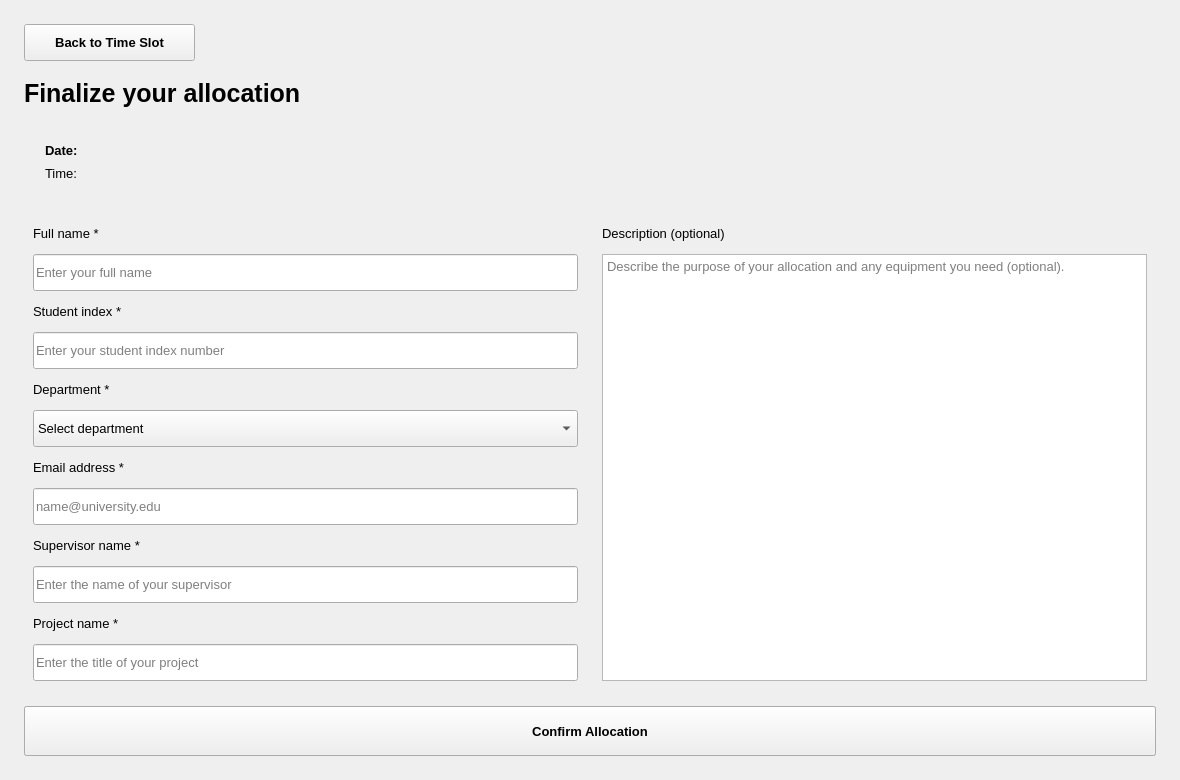
<?xml version="1.0" encoding="UTF-8"?>
<ui version="4.0">
 <class>page3Widget</class>
 <widget class="QWidget" name="page3Widget">
  <property name="geometry">
   <rect>
    <x>0</x>
    <y>0</y>
    <width>1180</width>
    <height>780</height>
   </rect>
  </property>
  <property name="font">
   <font>
    <family>Segoe UI</family>
    <pointsize>10</pointsize>
    <bold>false</bold>
   </font>
  </property>
  <property name="styleSheet">
   <string notr="true">QWidget { color:#17243B;   }QMainWindow, QStackedWidget, QWidget#page0Widget, QWidget#page1Widget, QWidget#page2Widget, QWidget#page3Widget, QWidget#page4Widget { background:#F4F7FB; }QScrollArea { border:none; background:transparent; } QScrollArea &gt; QWidget &gt; QWidget { background:#F4F7FB; }QScrollArea#cardsScrollArea &gt; QWidget, QWidget#cardsScrollContents { background:transparent; }QLabel { background:transparent; }QLabel#welcomeTitle { color:#52647D;   }QLabel#syncLabTitle {   }QLabel#syncLabSubtitle {   }QLabel#welcomeDesc, QLabel#selectedDescLabel2, QLabel#adminWsDescLbl { color:#52647D;  }QLabel#selectTitleLabel, QLabel#selectedNameLabel2, QLabel#confirmTitleLbl, QLabel#adminWsTitleLbl {   }QLineEdit, QTextEdit, QComboBox { background:#FFFFFF; border:1px solid #D4DEEB; border-radius:7px; padding:8px; selection-background-color:#2563EB; selection-color:white; }QLineEdit:focus, QTextEdit:focus, QComboBox:focus { border:1px solid #2563EB; }QComboBox QAbstractItemView { background:#FFFFFF; color:#17243B; selection-background-color:#2563EB; selection-color:white; }QPushButton { background:#FFFFFF; color:#17243B; border:1px solid #D4DEEB; border-radius:8px; padding:9px 14px;  }QPushButton:hover, QPushButton:focus { background:#EAF2FF; border-color:#2563EB; }QPushButton:pressed { border:2px solid #2563EB; }QPushButton#allocateNowBtn, QPushButton#nextBtn, QPushButton#nextTo3Btn, QPushButton#submitBtn, QPushButton#updateBtn { background:#2563EB; color:white; border:1px solid #2563EB; }QPushButton#allocateNowBtn:hover, QPushButton#nextBtn:hover, QPushButton#nextTo3Btn:hover, QPushButton#submitBtn:hover, QPushButton#updateBtn:hover { background:#1D4ED8; }QPushButton#deleteBtn, QPushButton#adminDelBtn { color:#BE123C; }QPushButton[timeSlot=true] { padding:10px 8px; }QPushButton:checked { background:#2563EB; color:white; border-color:#2563EB; }QPushButton:disabled { background:#F4F7FB; color:#52647D; border:1px solid #D4DEEB; }QPushButton#allocateNowBtn:disabled, QPushButton#nextBtn:disabled, QPushButton#nextTo3Btn:disabled, QPushButton#submitBtn:disabled, QPushButton#updateBtn:disabled, QPushButton#deleteBtn:disabled, QPushButton#adminDelBtn:disabled { background:#F4F7FB; color:#52647D; border:1px solid #D4DEEB; }QFrame#summaryBox { background:#EAF2FF; border:1px solid #D4DEEB; border-radius:10px; }QLabel#summaryDateLbl { color:#2563EB;  }QTableWidget { background:#FFFFFF; alternate-background-color:#F4F7FB; border:1px solid #D4DEEB; gridline-color:#D4DEEB; selection-background-color:#EAF2FF; selection-color:#17243B; }QHeaderView::section { font-weight:600; background:#EAF2FF; color:#17243B; border:none; padding:10px;  }QTableWidget QLineEdit, QTableWidget QComboBox { padding:4px; border-radius:4px; }QCalendarWidget { background:#FFFFFF; border:1px solid #D4DEEB; border-radius:8px; }QCalendarWidget QWidget#qt_calendar_navigationbar { background:#2563EB; }QCalendarWidget QToolButton { font-weight:600; color:white; background:transparent; padding:6px;  }QCalendarWidget QMenu, QCalendarWidget QSpinBox { background:#FFFFFF; color:#17243B; }QCalendarWidget QAbstractItemView { background:#FFFFFF; color:#17243B; selection-background-color:#2563EB; selection-color:white; outline:0; }QToolTip { background:#FFFFFF; color:#17243B; border:1px solid #D4DEEB; padding:6px; }</string>
  </property>
  <widget class="QPushButton" name="backTo2Btn">
   <property name="geometry">
    <rect>
     <x>24</x>
     <y>24</y>
     <width>171</width>
     <height>37</height>
    </rect>
   </property>
   <property name="font">
    <font>
     <family>Segoe UI</family>
     <pointsize>10</pointsize>
     <bold>true</bold>
    </font>
   </property>
   <property name="cursor">
    <cursorShape>PointingHandCursor</cursorShape>
   </property>
   <property name="text">
    <string>Back to Time Slot</string>
   </property>
  </widget>
  <widget class="QLabel" name="confirmTitleLbl">
   <property name="geometry">
    <rect>
     <x>24</x>
     <y>77</y>
     <width>1132</width>
     <height>33</height>
    </rect>
   </property>
   <property name="font">
    <font>
     <family>Segoe UI</family>
     <pointsize>19</pointsize>
     <bold>true</bold>
    </font>
   </property>
   <property name="text">
    <string>Finalize your allocation</string>
   </property>
   <property name="textFormat">
    <enum>Qt::TextFormat::PlainText</enum>
   </property>
  </widget>
  <widget class="QFrame" name="summaryBox">
   <property name="geometry">
    <rect>
     <x>24</x>
     <y>126</y>
     <width>1132</width>
     <height>72</height>
    </rect>
   </property>
   <property name="font">
    <font>
     <family>Segoe UI</family>
     <pointsize>10</pointsize>
     <bold>false</bold>
    </font>
   </property>
   <widget class="QLabel" name="summaryDateLbl">
    <property name="geometry">
     <rect>
      <x>21</x>
      <y>16</y>
      <width>1090</width>
      <height>17</height>
     </rect>
    </property>
    <property name="font">
     <font>
      <family>Segoe UI</family>
      <pointsize>10</pointsize>
      <bold>true</bold>
     </font>
    </property>
    <property name="text">
     <string>Date: </string>
    </property>
    <property name="textFormat">
     <enum>Qt::TextFormat::PlainText</enum>
    </property>
    <property name="wordWrap">
     <bool>true</bool>
    </property>
   </widget>
   <widget class="QLabel" name="summaryTimeLbl">
    <property name="geometry">
     <rect>
      <x>21</x>
      <y>39</y>
      <width>1090</width>
      <height>17</height>
     </rect>
    </property>
    <property name="font">
     <font>
      <family>Segoe UI</family>
      <pointsize>10</pointsize>
      <bold>false</bold>
     </font>
    </property>
    <property name="text">
     <string>Time: </string>
    </property>
    <property name="textFormat">
     <enum>Qt::TextFormat::PlainText</enum>
    </property>
    <property name="wordWrap">
     <bool>true</bool>
    </property>
   </widget>
  </widget>
  <widget class="QScrollArea" name="formScrollArea">
   <property name="geometry">
    <rect>
     <x>24</x>
     <y>214</y>
     <width>1132</width>
     <height>476</height>
    </rect>
   </property>
   <property name="font">
    <font>
     <family>Segoe UI</family>
     <pointsize>10</pointsize>
     <bold>false</bold>
    </font>
   </property>
   <property name="frameShape">
    <enum>QFrame::Shape::NoFrame</enum>
   </property>
   <property name="widgetResizable">
    <bool>false</bool>
   </property>
   <widget class="QWidget" name="formScrollContents">
    <property name="geometry">
     <rect>
      <x>0</x>
      <y>0</y>
      <width>1132</width>
      <height>476</height>
     </rect>
    </property>
    <property name="minimumSize">
     <size>
      <width>1132</width>
      <height>476</height>
     </size>
    </property>
    <property name="font">
     <font>
      <family>Segoe UI</family>
      <pointsize>10</pointsize>
      <bold>false</bold>
     </font>
    </property>
    <widget class="QLabel" name="label">
     <property name="geometry">
      <rect>
       <x>9</x>
       <y>9</y>
       <width>545</width>
       <height>21</height>
      </rect>
     </property>
     <property name="font">
      <font>
       <family>Segoe UI</family>
       <pointsize>10</pointsize>
       <bold>false</bold>
      </font>
     </property>
     <property name="text">
      <string>Full name *</string>
     </property>
     <property name="textFormat">
      <enum>Qt::TextFormat::PlainText</enum>
     </property>
     <property name="buddy">
      <cstring>nameInput</cstring>
     </property>
    </widget>
    <widget class="QLineEdit" name="nameInput">
     <property name="geometry">
      <rect>
       <x>9</x>
       <y>40</y>
       <width>545</width>
       <height>37</height>
      </rect>
     </property>
     <property name="font">
      <font>
       <family>Segoe UI</family>
       <pointsize>10</pointsize>
       <bold>false</bold>
      </font>
     </property>
     <property name="maxLength">
      <number>254</number>
     </property>
     <property name="placeholderText">
      <string>Enter your full name</string>
     </property>
     <property name="clearButtonEnabled">
      <bool>true</bool>
     </property>
    </widget>
    <widget class="QLabel" name="label_2">
     <property name="geometry">
      <rect>
       <x>9</x>
       <y>87</y>
       <width>545</width>
       <height>21</height>
      </rect>
     </property>
     <property name="font">
      <font>
       <family>Segoe UI</family>
       <pointsize>10</pointsize>
       <bold>false</bold>
      </font>
     </property>
     <property name="text">
      <string>Student index *</string>
     </property>
     <property name="textFormat">
      <enum>Qt::TextFormat::PlainText</enum>
     </property>
     <property name="buddy">
      <cstring>indexInput</cstring>
     </property>
    </widget>
    <widget class="QLineEdit" name="indexInput">
     <property name="geometry">
      <rect>
       <x>9</x>
       <y>118</y>
       <width>545</width>
       <height>37</height>
      </rect>
     </property>
     <property name="font">
      <font>
       <family>Segoe UI</family>
       <pointsize>10</pointsize>
       <bold>false</bold>
      </font>
     </property>
     <property name="maxLength">
      <number>254</number>
     </property>
     <property name="placeholderText">
      <string>Enter your student index number</string>
     </property>
     <property name="clearButtonEnabled">
      <bool>true</bool>
     </property>
    </widget>
    <widget class="QLabel" name="label_3">
     <property name="geometry">
      <rect>
       <x>9</x>
       <y>165</y>
       <width>545</width>
       <height>21</height>
      </rect>
     </property>
     <property name="font">
      <font>
       <family>Segoe UI</family>
       <pointsize>10</pointsize>
       <bold>false</bold>
      </font>
     </property>
     <property name="text">
      <string>Department *</string>
     </property>
     <property name="textFormat">
      <enum>Qt::TextFormat::PlainText</enum>
     </property>
     <property name="buddy">
      <cstring>deptInput</cstring>
     </property>
    </widget>
    <widget class="QComboBox" name="deptInput">
     <property name="geometry">
      <rect>
       <x>9</x>
       <y>196</y>
       <width>545</width>
       <height>37</height>
      </rect>
     </property>
     <property name="font">
      <font>
       <family>Segoe UI</family>
       <pointsize>10</pointsize>
       <bold>false</bold>
      </font>
     </property>
     <property name="currentIndex">
      <number>0</number>
     </property>
     <property name="sizeAdjustPolicy">
      <enum>QComboBox::SizeAdjustPolicy::AdjustToMinimumContentsLengthWithIcon</enum>
     </property>
     <property name="minimumContentsLength">
      <number>24</number>
     </property>
     <item>
      <property name="text">
       <string>Select department</string>
      </property>
     </item>
     <item>
      <property name="text">
       <string>Department of Construction Technology</string>
      </property>
     </item>
     <item>
      <property name="text">
       <string>Department of Electrotechnology</string>
      </property>
     </item>
     <item>
      <property name="text">
       <string>Department of Mechanical and Manufacturing Technology</string>
      </property>
     </item>
     <item>
      <property name="text">
       <string>Department of Nano Science Technology</string>
      </property>
     </item>
    </widget>
    <widget class="QLabel" name="label_email">
     <property name="geometry">
      <rect>
       <x>9</x>
       <y>243</y>
       <width>545</width>
       <height>21</height>
      </rect>
     </property>
     <property name="font">
      <font>
       <family>Segoe UI</family>
       <pointsize>10</pointsize>
       <bold>false</bold>
      </font>
     </property>
     <property name="text">
      <string>Email address *</string>
     </property>
     <property name="textFormat">
      <enum>Qt::TextFormat::PlainText</enum>
     </property>
     <property name="buddy">
      <cstring>emailInput</cstring>
     </property>
    </widget>
    <widget class="QLineEdit" name="emailInput">
     <property name="geometry">
      <rect>
       <x>9</x>
       <y>274</y>
       <width>545</width>
       <height>37</height>
      </rect>
     </property>
     <property name="font">
      <font>
       <family>Segoe UI</family>
       <pointsize>10</pointsize>
       <bold>false</bold>
      </font>
     </property>
     <property name="maxLength">
      <number>254</number>
     </property>
     <property name="placeholderText">
      <string>name@university.edu</string>
     </property>
     <property name="clearButtonEnabled">
      <bool>true</bool>
     </property>
    </widget>
    <widget class="QLabel" name="label_supervisor">
     <property name="geometry">
      <rect>
       <x>9</x>
       <y>321</y>
       <width>545</width>
       <height>21</height>
      </rect>
     </property>
     <property name="font">
      <font>
       <family>Segoe UI</family>
       <pointsize>10</pointsize>
       <bold>false</bold>
      </font>
     </property>
     <property name="text">
      <string>Supervisor name *</string>
     </property>
     <property name="textFormat">
      <enum>Qt::TextFormat::PlainText</enum>
     </property>
     <property name="buddy">
      <cstring>supervisorInput</cstring>
     </property>
    </widget>
    <widget class="QLineEdit" name="supervisorInput">
     <property name="geometry">
      <rect>
       <x>9</x>
       <y>352</y>
       <width>545</width>
       <height>37</height>
      </rect>
     </property>
     <property name="font">
      <font>
       <family>Segoe UI</family>
       <pointsize>10</pointsize>
       <bold>false</bold>
      </font>
     </property>
     <property name="maxLength">
      <number>254</number>
     </property>
     <property name="placeholderText">
      <string>Enter the name of your supervisor</string>
     </property>
     <property name="clearButtonEnabled">
      <bool>true</bool>
     </property>
    </widget>
    <widget class="QLabel" name="label_project">
     <property name="geometry">
      <rect>
       <x>9</x>
       <y>399</y>
       <width>545</width>
       <height>21</height>
      </rect>
     </property>
     <property name="font">
      <font>
       <family>Segoe UI</family>
       <pointsize>10</pointsize>
       <bold>false</bold>
      </font>
     </property>
     <property name="text">
      <string>Project name *</string>
     </property>
     <property name="textFormat">
      <enum>Qt::TextFormat::PlainText</enum>
     </property>
     <property name="buddy">
      <cstring>projectInput</cstring>
     </property>
    </widget>
    <widget class="QLineEdit" name="projectInput">
     <property name="geometry">
      <rect>
       <x>9</x>
       <y>430</y>
       <width>545</width>
       <height>37</height>
      </rect>
     </property>
     <property name="font">
      <font>
       <family>Segoe UI</family>
       <pointsize>10</pointsize>
       <bold>false</bold>
      </font>
     </property>
     <property name="maxLength">
      <number>254</number>
     </property>
     <property name="placeholderText">
      <string>Enter the title of your project</string>
     </property>
     <property name="clearButtonEnabled">
      <bool>true</bool>
     </property>
    </widget>
    <widget class="QLabel" name="label_6">
     <property name="geometry">
      <rect>
       <x>578</x>
       <y>9</y>
       <width>545</width>
       <height>21</height>
      </rect>
     </property>
     <property name="font">
      <font>
       <family>Segoe UI</family>
       <pointsize>10</pointsize>
       <bold>false</bold>
      </font>
     </property>
     <property name="text">
      <string>Description (optional)</string>
     </property>
     <property name="textFormat">
      <enum>Qt::TextFormat::PlainText</enum>
     </property>
     <property name="buddy">
      <cstring>descriptionInput</cstring>
     </property>
    </widget>
    <widget class="QTextEdit" name="descriptionInput">
     <property name="geometry">
      <rect>
       <x>578</x>
       <y>40</y>
       <width>545</width>
       <height>427</height>
      </rect>
     </property>
     <property name="font">
      <font>
       <family>Segoe UI</family>
       <pointsize>10</pointsize>
       <bold>false</bold>
      </font>
     </property>
     <property name="tabChangesFocus">
      <bool>true</bool>
     </property>
     <property name="acceptRichText">
      <bool>false</bool>
     </property>
     <property name="placeholderText">
      <string>Describe the purpose of your allocation and any equipment you need (optional).</string>
     </property>
    </widget>
   </widget>
  </widget>
  <widget class="QPushButton" name="deleteBtn">
   <property name="geometry">
    <rect>
     <x>24</x>
     <y>706</y>
     <width>558</width>
     <height>50</height>
    </rect>
   </property>
   <property name="font">
    <font>
     <family>Segoe UI</family>
     <pointsize>10</pointsize>
     <bold>true</bold>
    </font>
   </property>
   <property name="cursor">
    <cursorShape>PointingHandCursor</cursorShape>
   </property>
   <property name="visible">
    <bool>false</bool>
   </property>
   <property name="text">
    <string>Delete Allocation</string>
   </property>
  </widget>
  <widget class="QPushButton" name="updateBtn">
   <property name="geometry">
    <rect>
     <x>597</x>
     <y>706</y>
     <width>559</width>
     <height>50</height>
    </rect>
   </property>
   <property name="font">
    <font>
     <family>Segoe UI</family>
     <pointsize>10</pointsize>
     <bold>true</bold>
    </font>
   </property>
   <property name="cursor">
    <cursorShape>PointingHandCursor</cursorShape>
   </property>
   <property name="visible">
    <bool>false</bool>
   </property>
   <property name="text">
    <string>Update Allocation</string>
   </property>
  </widget>
  <widget class="QPushButton" name="submitBtn">
   <property name="geometry">
    <rect>
     <x>24</x>
     <y>706</y>
     <width>1132</width>
     <height>50</height>
    </rect>
   </property>
   <property name="font">
    <font>
     <family>Segoe UI</family>
     <pointsize>10</pointsize>
     <bold>true</bold>
    </font>
   </property>
   <property name="cursor">
    <cursorShape>PointingHandCursor</cursorShape>
   </property>
   <property name="text">
    <string>Confirm Allocation</string>
   </property>
  </widget>
 </widget>
 <tabstops>
  <tabstop>backTo2Btn</tabstop>
  <tabstop>nameInput</tabstop>
  <tabstop>indexInput</tabstop>
  <tabstop>deptInput</tabstop>
  <tabstop>emailInput</tabstop>
  <tabstop>supervisorInput</tabstop>
  <tabstop>projectInput</tabstop>
  <tabstop>descriptionInput</tabstop>
  <tabstop>submitBtn</tabstop>
  <tabstop>updateBtn</tabstop>
  <tabstop>deleteBtn</tabstop>
 </tabstops>
 <resources/>
 <connections/>
</ui>
